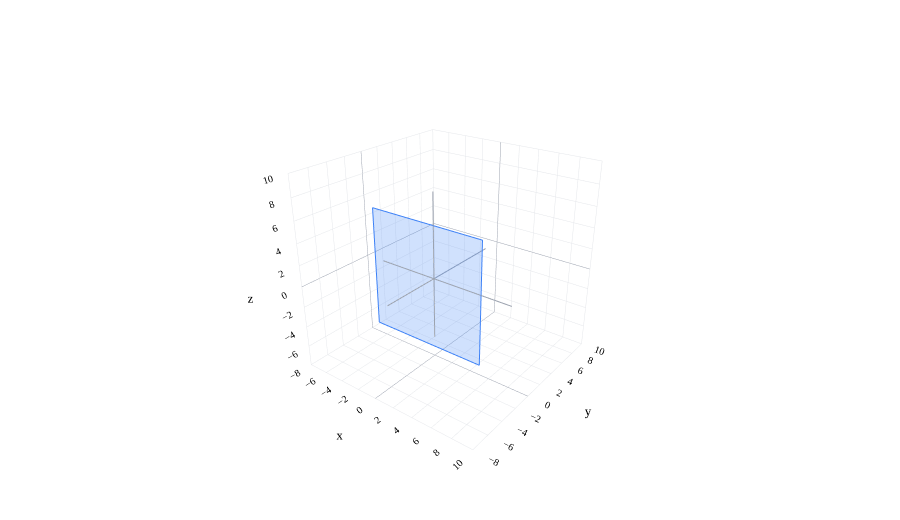

Notebook source saved alongside this figure:
### Markdown cell above
But a line only works for very specific pairs of $x$ and $y$. Recall the line spanned by $\vec v=\begin{bmatrix}3\\4\\5\end{bmatrix}$ from [Chapter 2.4](02-04.ipynb). There's no point on this line that has $x=3$ and $y=1$. Rather, when $x=3$, $y$ is forced to be $4$, and $z$ is forced to be $5$.

So we cannot describe this line by a formula for $z$ in terms of $x$ and $y$ that lets us plug in **any** $x$ and **any** $y$: most pairs of $x$ and $y$-values do not lie on the line.

### Code cell
fig=base3()
plane3(fig,(0,1,0))
fig.show()

### Figure 1 — Plotly figure (JSON) as saved in the notebook; plotly's stock layout.template omitted (floating-point values rounded to 4 significant figures)
{"data": [{"hoverinfo": "skip", "line": {"color": "#9ca3af", "dash": "solid", "width": 2}, "mode": "lines", "showlegend": false, "type": "scatter3d", "x": [-6.0, 8.0], "y": [-0.0, 0.0], "z": [-0.0, 0.0]}, {"hoverinfo": "skip", "line": {"color": "#9ca3af", "dash": "solid", "width": 2}, "mode": "lines", "showlegend": false, "type": "scatter3d", "x": [-0.0, 0.0], "y": [-6.0, 8.0], "z": [-0.0, 0.0]}, {"hoverinfo": "skip", "line": {"color": "#9ca3af", "dash": "solid", "width": 2}, "mode": "lines", "showlegend": false, "type": "scatter3d", "x": [-0.0, 0.0], "y": [-0.0, 0.0], "z": [-6.0, 8.0]}, {"color": "#3d81f6", "flatshading": true, "hoverinfo": "skip", "i": [0, 0], "j": [1, 2], "k": [2, 3], "lighting": {"ambient": 1, "diffuse": 0, "fresnel": 0, "roughness": 1, "specular": 0}, "opacity": 0.24, "showscale": false, "type": "mesh3d", "x": [5.0, 5.0, -7.0, -7.0], "y": [0.0, 0.0, 0.0, 0.0], "z": [5.0, -7.0, -7.0, 5.0]}, {"hoverinfo": "skip", "line": {"color": "#3d81f6", "dash": "solid", "width": 2}, "mode": "lines", "showlegend": false, "type": "scatter3d", "x": [5.0, 5.0], "y": [0.0, 0.0], "z": [5.0, -7.0]}, {"hoverinfo": "skip", "line": {"color": "#3d81f6", "dash": "solid", "width": 2}, "mode": "lines", "showlegend": false, "type": "scatter3d", "x": [5.0, -7.0], "y": [0.0, 0.0], "z": [-7.0, -7.0]}, {"hoverinfo": "skip", "line": {"color": "#3d81f6", "dash": "solid", "width": 2}, "mode": "lines", "showlegend": false, "type": "scatter3d", "x": [-7.0, -7.0], "y": [0.0, 0.0], "z": [-7.0, 5.0]}, {"hoverinfo": "skip", "line": {"color": "#3d81f6", "dash": "solid", "width": 2}, "mode": "lines", "showlegend": false, "type": "scatter3d", "x": [-7.0, 5.0], "y": [0.0, 0.0], "z": [5.0, 5.0]}], "layout": {"autosize": true, "colorway": ["#3d81f6", "orange", "#d81a60"], "font": {"color": "black", "family": "Palatino", "size": 16}, "height": 520, "margin": {"b": 0, "l": 0, "r": 0, "t": 15}, "paper_bgcolor": "white", "plot_bgcolor": "white", "scene": {"aspectmode": "cube", "bgcolor": "white", "camera": {"eye": {"x": 1.6, "y": -2.1, "z": 1.3}}, "xaxis": {"backgroundcolor": "white", "dtick": 2, "gridcolor": "#e5e7eb", "range": [-8.0, 10], "showbackground": true, "showspikes": false, "tickfont": {"size": 11}, "title": {"font": {"size": 13}, "text": "x"}, "zerolinecolor": "#9ca3af"}, "yaxis": {"backgroundcolor": "white", "dtick": 2, "gridcolor": "#e5e7eb", "range": [-8.0, 10], "showbackground": true, "showspikes": false, "tickfont": {"size": 11}, "title": {"font": {"size": 13}, "text": "y"}, "zerolinecolor": "#9ca3af"}, "zaxis": {"backgroundcolor": "white", "dtick": 2, "gridcolor": "#e5e7eb", "range": [-8.0, 10], "showbackground": true, "showspikes": false, "tickfont": {"size": 11}, "title": {"font": {"size": 13}, "text": "z"}, "zerolinecolor": "#9ca3af"}}, "showlegend": false, "xaxis": {"gridcolor": "#e5e7eb", "zerolinecolor": "#9ca3af"}, "yaxis": {"gridcolor": "#e5e7eb", "zerolinecolor": "#9ca3af"}}}
